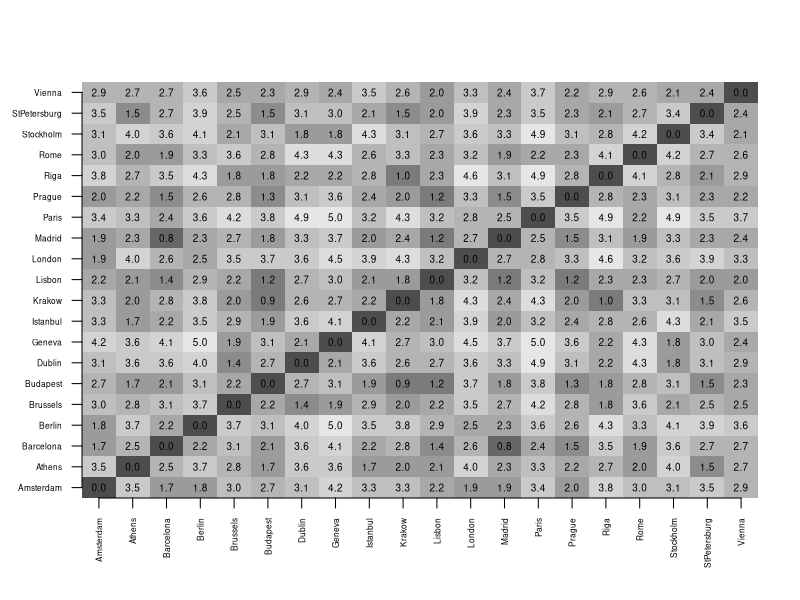
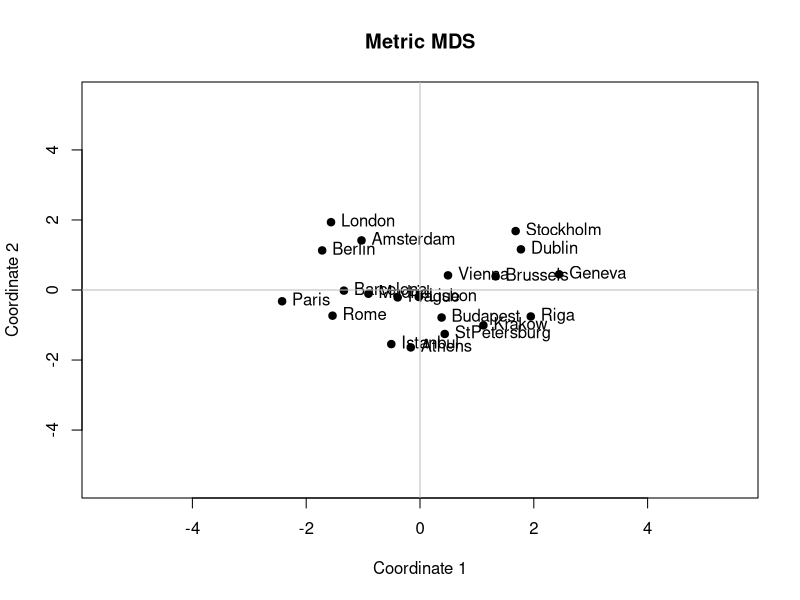
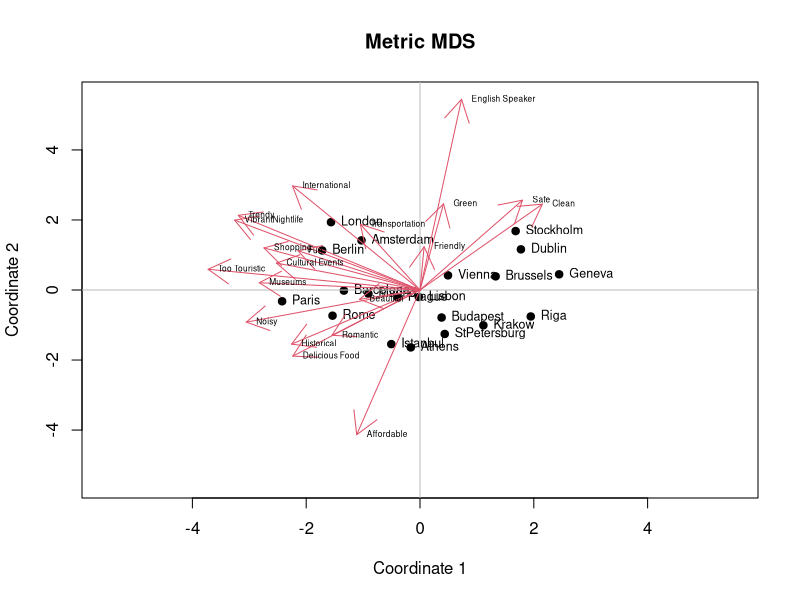

The R script that drew these images, in order: (Note: this script raises an error after producing the figures.)
getwd()
setwd("~/Caci17")
data <- read.csv("QuestionaireData_CityTrips.csv")
head(data)
install.packages("R.utils")
install.packages("corrplot")
install.packages("GPArotation")
library(dplyr)
library(R.utils)
library(MASS)
library(psych)
library(corrplot)
library(GPArotation)

cities = c("Prague","Geneva","Paris","Stockholm","Brussels","London","Amsterdam",
           "Athens","Riga","Budapest","Dublin","Lisbon","Istanbul","Vienna","Rome","Barcelona",
           "Madrid","Berlin","Krakow","StPetersburg")
data_att <- data %>% dplyr:: select(Sample, ID, contains("Att"))
data_att

data_att$Sample <- as.factor(data_att$Sample)

prag <- data_att[data_att$Sample %in% c("1", "4", "5"), ]
prag <- prag %>% dplyr:: select(contains("Prague"))
prag <- cbind(City = "Prague", prag)
head(prag)

geneva <- data_att[data_att$Sample %in% c("1", "2", "3"), ]
geneva <- geneva %>% dplyr:: select(contains("Geneva"))
geneva <- cbind(City = "Geneva", geneva)
head(geneva)

paris <- data_att[data_att$Sample %in% c("1", "3", "4"), ]
paris <- paris %>% dplyr:: select(contains("Paris"))
paris <- cbind(City = "Paris", paris)
head(paris)

stockholm <- data_att[data_att$Sample %in% c("1", "2", "3"), ]
stockholm <- stockholm %>% dplyr:: select(contains("Stockholm"))
stockholm <- cbind(City = "Stockholm", stockholm)
head(stockholm)  

brussels <- data_att[data_att$Sample %in% c("1", "5", "6"), ]
brussels <- brussels %>% dplyr:: select(contains("Brussels"))
brussels <- cbind(City = "Brussels", brussels)
head(brussels)  

london <- data_att[data_att$Sample %in% c("1", "2", "3"), ]
london <- london %>% dplyr:: select(contains("London"))
london <- cbind(City = "London", london)
head(london) 

amsterdam <- data_att[data_att$Sample %in% c("2", "3", "8"), ]
amsterdam <- amsterdam %>% dplyr:: select(contains("Amsterdam"))
amsterdam <- cbind(City = "Amsterdam", amsterdam)
head(amsterdam) 

athens <- data_att[data_att$Sample %in% c("2", "3", "6"), ]
athens <- athens %>% dplyr:: select(contains("Athens"))
athens <- cbind(City = "Athens", athens)
head(athens) 

riga <- data_att[data_att$Sample %in% c("2", "4", "5"), ]
riga <- riga %>% dplyr:: select(contains("Riga"))
riga <- cbind(City = "Riga", riga)
head(riga)

budapest <- data_att[data_att$Sample %in% c("4", "9", "10"), ]
budapest <- budapest %>% dplyr:: select(contains("Budapest"))
budapest <- cbind(City = "Budapest", budapest)
head(budapest)

dublin <- data_att[data_att$Sample %in% c("4", "7", "10"), ]
dublin <- dublin %>% dplyr:: select(contains("Dublin"))
dublin <- cbind(City = "Dublin", dublin)
head(dublin)

lisbon <- data_att[data_att$Sample %in% c("4", "7", "9"), ]
lisbon <- lisbon %>% dplyr:: select(contains("Lisbon"))
lisbon <- cbind(City = "Lisbon", lisbon)
head(lisbon)

istanbul <- data_att[data_att$Sample %in% c("5", "8", "10"), ]
istanbul <- istanbul %>% dplyr:: select(contains("Istanbul"))
istanbul <- cbind(City = "Istanbul", istanbul)
head(istanbul)

vienna <- data_att[data_att$Sample %in% c("5", "8", "10"), ]
vienna <- vienna %>% dplyr:: select(contains("Vienna"))
vienna <- cbind(City = "Vienna", vienna)
head(vienna)

rome <- data_att[data_att$Sample %in% c("5", "7", "9"), ]
rome <- rome %>% dplyr:: select(contains("Rome"))
rome <- cbind(City = "Rome", rome)
head(rome)

barcelona <- data_att[data_att$Sample %in% c("6", "7", "10"), ]
barcelona <- barcelona %>% dplyr:: select(contains("Barcelona"))
barcelona <- cbind(City = "Barcelona", barcelona)
head(barcelona)

madrid <- data_att[data_att$Sample %in% c("6", "8", "9"), ]
madrid <- madrid %>% dplyr:: select(contains("Madrid"))
madrid <- cbind(City = "Madrid", madrid)
head(madrid)

berlin <- data_att[data_att$Sample %in% c("6", "7", "8"), ]
berlin <- berlin %>% dplyr:: select(contains("Berlin"))
berlin <- cbind(City = "Berlin", berlin)
head(berlin)

krakow <- data_att[data_att$Sample %in% c("6", "7", "9"), ]
krakow <- krakow %>% dplyr:: select(contains("Krakow"))
krakow <- cbind(City = "Krakow", krakow)
head(krakow)

st.petersburg <- data_att[data_att$Sample %in% c("8", "9", "10"), ]
st.petersburg <- st.petersburg %>% dplyr:: select(contains("StPetersburg"))
st.petersburg <- cbind(City = "StPetersburg", st.petersburg)
head(st.petersburg)

liste <- list(prag, geneva, paris, stockholm, amsterdam, st.petersburg, barcelona, budapest, brussels, berlin, 
              istanbul, athens, dublin, krakow, rome, london, riga, madrid, vienna, lisbon)

colnames <- sub('.*_', '', colnames(prag))
colnames  
colnames(prag) <- colnames
colnames(geneva) <- colnames
colnames(paris) <- colnames
colnames(stockholm) <- colnames
colnames(brussels) <- colnames
colnames(london) <- colnames
colnames(amsterdam) <- colnames
colnames(athens) <- colnames
colnames(riga) <- colnames
colnames(budapest) <- colnames
colnames(dublin) <- colnames
colnames(lisbon) <- colnames
colnames(istanbul) <- colnames
colnames(vienna) <- colnames
colnames(rome) <- colnames
colnames(barcelona) <- colnames
colnames(berlin) <- colnames
colnames(krakow) <- colnames
colnames(st.petersburg) <- colnames
colnames(madrid) <- colnames

data_comb <- rbind(prag, geneva, paris, stockholm, brussels, london, amsterdam, athens, riga, budapest,
                  dublin, lisbon, istanbul, vienna, rome, barcelona, berlin, krakow, st.petersburg, madrid) 

data_comb
colnames(data_comb) <- c("Group.1", "Friendly", "Historical", "Affordable", "Trendy", "VibrantNightlife", 
                        "Delicious Food", "Transportation", "Shopping", "Cultural Events", "Museums", 
                        "Clean", "Green", "International", "Too Touristic", "Fun", "Noisy", 
                        "Romantic", "Safe", "Beautiful", "English Speaker")


data_agg <-aggregate(data_comb[,-c(1)], by=list(data_comb$Group.1), mean, na.rm=TRUE)
data_agg
dist.df <- dist(data_agg[,-c(1)])
dist.df

dst <- data.matrix(dist.df)
dim <- ncol(dst)

# distance/similarity matrix grafik cizme
# Open a pdf file
# pdf("distanceMatrix.pdf") # bu kodu run ettikten sonra kapatmassan, grafik gozukmez R'de sadece dosyaya kaydeder
# eger grafigi gormek istiyosan bu kodu run etme!

# Create a plot
image(1:dim, 1:dim, dst, axes = FALSE, xlab="", ylab="", 
      col = gray.colors(12, start = 0.3, end = 0.9, gamma = 2.2, alpha = NULL, rev = FALSE))

axis(1, 1:dim, data_agg[1:20,1], cex.axis = 0.5, las=3)
axis(2, 1:dim, data_agg[1:20,1], cex.axis = 0.5, las=1)
text(expand.grid(1:dim, 1:dim), sprintf("%0.1f", dst), cex=0.6)

# Close the pdf file
# dev.off() 

fit <- cmdscale(dist.df, k = 2) #izdusum
fit



x <- fit[,1]
y <- fit[,2]

plot(x, y, xlab = "Coordinate 1", ylab = "Coordinate 2", main = "Metric MDS", 
     pch = 19, ylim = c(-5.5, 5.5), xlim = c(-5.5, 5.5))
text(x, y, labels = data_agg$Group.1, cex = 1, pos = 4)
abline(h = 0, v = 0, col = "grey")

summary(lm(data_agg[,2]~-1+fit))

print("asena")

# Property fitting
data_agg$x <- x
data_agg$y <- y
data_agg


head(data_agg)

profit <- lm(cbind(Friendly, Historical, Affordable, Trendy, VibrantNightlife, 
                   `Delicious Food`, Transportation, Shopping, `Cultural Events`, Museums, 
                   Clean, Green, International, `Too Touristic`, Fun, Noisy, 
                   Romantic, Safe, Beautiful, `English Speaker`)
             ~ -1 +  x + y, data = data_agg)
summary(profit)
coef(profit)
str(profit)
plot(x, y, xlab = "Coordinate 1", ylab = "Coordinate 2", main = "Metric MDS", 
     pch = 19, ylim = c(-5.5, 5.5), xlim = c(-5.5, 5.5))
text(x, y, labels = data_agg$Group.1, cex = 0.75, pos = 4)
abline(h = 0, v = 0, col = "grey")
arrows(x0 = c(0, 0, 0), y0 = c(0, 0, 0), 
       x1 = coef(profit)[1, ]*10, y1 = coef(profit)[2, ]*10, col = 2, lwd = 1)
text(t(coef(profit)*10), colnames(coef(profit)*10), cex=0.5, col = 1, pos = 4)

column_names = c("Friendly", "Historical", "Affordable", "Trendy", "Vibrant Nightlife", 
                 "Delicious Food", "Transportation", "Shopping", "Cultural Events", "Museums", 
                 "Clean", "Green", "International", "Too Touristic", "Fun", "Noisy", "Romantic", 
                 "Safe", "Beautiful", "English-Speaker")
column_names

#Property Fitting with ideal points
data_agg$q <- x*x+y*y

profit_q <- lm(cbind(Friendly, Historical, Affordable, Trendy, `Vibrant Nightlife`, 
                   `Delicious Food`, Transportation, Shopping, `Cultural Events`, Museums, 
                   Clean, Green, International, `Too Touristic`, Fun, Noisy, 
                   Romantic, Safe, Beautiful, `English Speaker`)
             ~ 1 +  x + y + q, data = data_agg)
summary(profit_q)

coef<-coef(profit_q)
coef
coef[2,]<-coef[2,]/(-2*coef[4,])
coef[3,]<-coef[3,]/(-2*coef[4,])

coef
plot(x, y, xlab = "Coordinate 1", ylab = "Coordinate 2", main = "Metric MDS", 
     pch = 19, ylim = c(-15, 15), xlim = c(-15, 15))
text(x, y, labels = data_agg$Group.1, cex = 0.75, pos = 4)
abline(h = 0, v = 0, col = "grey")

points(x = coef[2, ], y = coef[3, ], col = 3)
text(x= coef[2, ], y= coef[3, ], labels = colnames(coef), cex = 0.75, pos = 4,col=3)


### PCA'ye gecmeden property fittingde yapmadiklarimiz var.


#PCA disaggregated dosyasindan
#PCA
data_comb <- na.omit(data_comb)
eigen(cor(data_comb[,2:21]))$values
plot(eigen(cor(data_comb[,2:21]))$values)
data_comb
a.pca<-principal(data_comb[,2:21],nfactors=4, rotate ="varimax")
a.pca
head(a.pca$scores)
head(data_comb)
aggregate(a.pca$scores, by=list(data_comb$Group.1), mean, na.rm=TRUE) # compute aggregate component score for cities
t(a.pca$scores)%*%a.pca$scores/(nrow(data_comb[,2:21])-1) # show taht factors are uncorrelated

# factor analysis
a.fa<-fa(data_comb[,2:21],method=mle,scores='tenBerge', nfactors=4, rotate ="varimax")
a.fa
aggregate(a.fa$scores, by=list(data_comb$Group.1),mean, na.rm=TRUE) # compute aggregate component score for cities
t(a.fa$scores)%*%a.fa$scores/(nrow(attribute[,2:21])-1) # show that factors are uncorrelated

#COMPARE RESULTS WITH 2-DIMENSIONAL MDS
a.fa<-fa(data_comb[,2:21],method=mle,scores='tenBerge', nfactors=2, rotate ="varimax")
a.fa
scores<-aggregate(a.fa$scores, by=list(data_comb$Group.1),mean, na.rm=TRUE)
x <- scores[,2]
y <- scores[,3]
plot(x, y, xlab = "Coordinate 1", ylab = "Coordinate 2", main = "Metric MDS", 
     pch = 19, ylim = c(-2, 2), xlim = c(-2, 2))
text(x, y, labels = scores[,1], cex = 1, pos = 4)
abline(h = 0, v = 0, col = "grey")

#Di??er doasyadan (TV stations vard??)

corrplot(corr=cor(data_comb[,2:21],use ="complete.obs"), method ="ellipse")
eigen(cor(data_comb[,2:21]))$values
plot(eigen(cor(data_comb[,2:21]))$values)

# START: Princial component analysis with singular value decomposition, no rotation
a.svd<-svd(cor(data_comb[,2:21]))
a.svd
d<-diag(a.svd$d)
d
a<-a.svd$u[,1:3]%*%sqrt(d[1:3,1:3])
a

a.svd$u[,1:3]%*%d[1:3,1:3]%*%t(a.svd$u[,1:3]) # Recomputed correlation based on first 3 principal components
cor(data_comb[,2:21])
diag(t(a.svd$u)%*%a.svd$u%*%d%*%t(a.svd$u)%*%a.svd$u)


# START: Princial component analysis with r-function prcomp, no rotation
data.scale<-apply(data_comb[,2:21],2,scale)
pr<-prcomp(data.scale)
?prcomp
pr
str(pr)
t(pr$sdev*t(pr$rotation)) # labeled as rotated but it is not rotated
# START: Princial component analysis with r-function prcomp, no rotation

# PCA and Factor analysis with easy to do R-FUNCTIONS
library(psych)
a.pca<-principal(data_comb[,2:21],nfactors=3, rotate ="none")
str(a.pca)
a.pca
a.pca<-principal(data_comb[,2:21],nfactors=3, rotate ="varimax")
a.pca
head(a.pca$score)
nrow(a.pca$score)
t(a.pca$scores)%*%a.pca$scores/(nrow(data_comb[,2:21])-1) # demonstrate that the principal components are uncorrelated after rotation
aggregate(a.pca$scores, by=list(data_comb$Group.1),mean, na.rm=TRUE)

summary(lm( Friendly ~ Historical+ Affordable+ Trendy+ VibrantNightlife+ 
                   `Delicious Food`+ Transportation+ Shopping+ `Cultural Events`+ Museums+ 
                   Clean+ Green+ International + `Too Touristic`+ Fun+ Noisy+ 
                   Romantic+ Safe+ Beautiful+ `English Speaker`, data=data_comb))

# factor analysis
?fa
a.fa<-fa(data_comb[,2:21],method=ml, SMC=TRUE, scores='regression',nfactors=3, rotate ="varimax")
a.fa<-fa(data_comb[,2:21],nfactors=3,rotate='varimax') # default setting
a.fa


# calculate factor score for objects
str(a.pca)
a.pca$scores
aggregate(a.fa$scores, by=list(data_comb$Group.1),mean, na.rm=TRUE)

# demonstrate that the factors after rotation are uncorrelated
a.fa.rot <-fa(data_comb[,2:21], scores='tenBerge',SMC=TRUE, fm='pa', nfactors =3,rotate ="varimax")
a.fa.rot
t(a.fa.rot$scores)%*%a.fa.rot$scores/(nrow(data_comb[,2:21])-1)
a.fa.rot$rot.mat
t(a.fa.rot$rot.mat)%*%a.fa.rot$rot.mat
?fa

# Oblique rotation
library(GPArotation)

a.fa.oblique<-fa(data_comb[,2:21],nfactors=3, scores='tenBerge', rotate ="oblimin")
a.fa.oblique
a.fa.oblique$Structure # correlation between variables and factors
a.fa.oblique$loadings # pattern (association) between variables and factors

cor(data_comb[,2:21])
a.fa$Structure
a.fa$Structure%*%t(a.fa$Structure)
a.fa$loadings%*%t(a.fa$loadings)
t(a.fa$scores)%*%a.fa$scores/nrow(data_comb[,2:21]-1)

a.pca.oblirot <-principal(data_comb[,2:21], nfactors =3,rotate ="oblimin")
a.pca.oblirot
a.pca.oblirot$loadings
a.pca.oblirot$Structure
a.z <- apply(data_comb[,2:21],2,scale)
str(a.z)
t(a.z)%*%a.z/(nrow(data_comb[,2:21])-1)

pattern<-solve(t(a.pca.oblirot$scores)%*%a.pca.oblirot$scores/(nrow(data_comb[,2:21])-1))%*%t(a.pca.oblirot$scores)%*%a.z/(nrow(data_comb[,2:21])-1)
structure<-t(a.pca.oblirot$scores)%*%a.pca.oblirot$scores%*%pattern/(nrow(data_comb[,2:21])-1)
structure
pattern
t(a.pca.oblirot$loadings)
t(a.pca.oblirot$Structure)
t(a.pca.oblirot$scores)%*%a.pca.oblirot$scores/(nrow(data_comb[,2:21])-1)



#### burda bitirdik

# START: Principal Component Analysis of aggregated data with SVD, no rotation 
attribute.agg.svd<-svd(cor(attribute.agg.eval.df[,2:15]))
l<-attribute.agg.svd$u*(sqrt(attribute.agg.svd$d))
l
attribute.agg.svd$d
attribute.agg.svd$u
attribute.agg.svd$u*t(sqrt(attribute.agg.svd$d))%x%matrix(1,nrow=14,ncol=1)
# END: Principal Component Analysis of aggregated data with SVD, no rotation 

eigen(cor(attribute.agg.eval.df[,2:15]))$values


a.pca<-principal(attribute.agg.eval.df[,2:15],nfactors=2, rotate ="varimax")
a.pca
head(attribute.agg.eval.df)
aggregate(a.pca$scores, by=list(attribute.agg.eval.df$Group.1),mean, na.rm=TRUE)
a.pca$scores

r1<-qr(cor(attribute.agg.eval.df[,2:15]))
r2<-qr(cor(attribute.eval.df[,3:16]))
r1$rank
r2$rank
